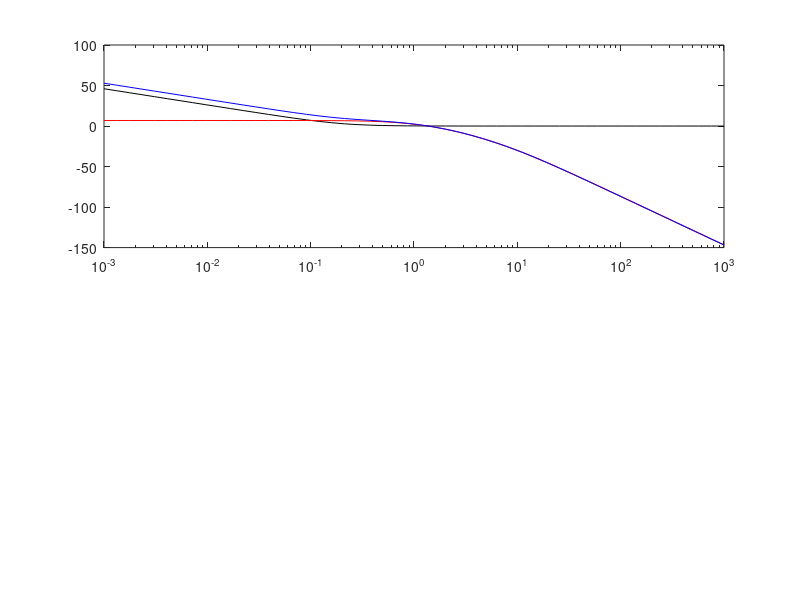

Reproduce this figure in MATLAB. (Note: this script raises an error after producing the figure.)
%PID controller with a Plant Transfer Function
clear all;
close all;
clc
% Controller
ki=0.2;
kp=1;
nc=[kp ki];% numarator(ki*s^0)
dc=[1 0];%denominator (1*s^1+0*s^0)
w=logspace(-3,3);% take frequency from 10^-3 to 10^3
gc=freqs(nc,dc,w);% obtain transfer function values on those freq
subplot(2,1,1),semilogx(w,20*log10(abs(gc)),'k');hold;pause;%plot magnitude of TF


%Plant

np=[2.2]; % numarator(2.2*s^0)
dp=conv(conv([0.1 1],[0.4 1]),[1.2 1]); %denominator=(0.1s+1)*(0.4s+1)*(1.2s+1)

% conv is used because it is a 3rd order system and 3 `st order factor is
% being multiplied using conv function

gp=freqs(np,dp,w);% obtain transfer function value of plant

subplot(2,1,1),semilogx(w,20*log10(abs(gp)),'r');pause;

%plant + controller 

gpc=freqs(conv(np,nc),conv(dp,dc),w);

subplot(2,1,1),semilogx(w,20*log10(abs(gpc)),'b');hold;pause;

% step response of closed loop system
[ns,ds]=feedback(conv(np,nc),conv(dp,dc),[1],[1]);
subplot(2,1,2),step(ns,ds,15)




